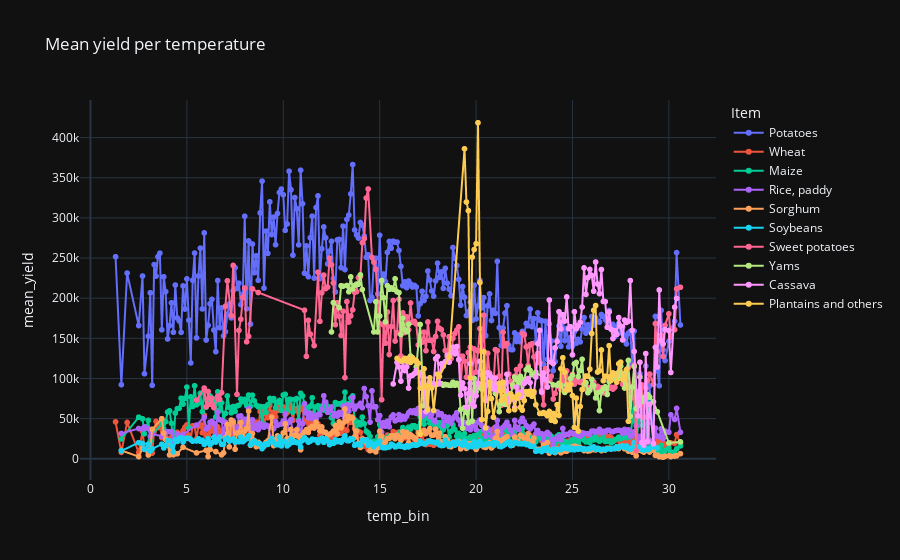

The code cell stored with this chart in its notebook:
### Code cell
temp_effect = (
    df
    .groupby(["temp_bin", "Item"], as_index=False)
    .agg(mean_yield=("hg/ha_yield", "mean"))
)

px.line(
    temp_effect,
    x="temp_bin",
    y="mean_yield",
    color="Item",
    markers=True,
    title="Mean yield per temperature",
    template="plotly_dark"
)

### Figure 1 — Plotly figure (JSON) as saved in the notebook; plotly's stock layout.template omitted (floating-point values rounded to 4 significant figures; data arrays with more than 128 entries replaced by an {"elided": "..."} marker saying what was removed)
{"data": [{"hovertemplate": "Item=Potatoes<br>temp_bin=%{x}<br>mean_yield=%{y}<extra></extra>", "legendgroup": "Potatoes", "line": {"color": "#636efa", "dash": "solid"}, "marker": {"symbol": "circle"}, "mode": "lines+markers", "name": "Potatoes", "showlegend": true, "type": "scattergl", "x": {"elided": "279 float values"}, "xaxis": "x", "y": {"elided": "279 float values"}, "yaxis": "y"}, {"hovertemplate": "Item=Wheat<br>temp_bin=%{x}<br>mean_yield=%{y}<extra></extra>", "legendgroup": "Wheat", "line": {"color": "#EF553B", "dash": "solid"}, "marker": {"symbol": "circle"}, "mode": "lines+markers", "name": "Wheat", "showlegend": true, "type": "scattergl", "x": {"elided": "278 float values"}, "xaxis": "x", "y": {"elided": "278 float values"}, "yaxis": "y"}, {"hovertemplate": "Item=Maize<br>temp_bin=%{x}<br>mean_yield=%{y}<extra></extra>", "legendgroup": "Maize", "line": {"color": "#00cc96", "dash": "solid"}, "marker": {"symbol": "circle"}, "mode": "lines+markers", "name": "Maize", "showlegend": true, "type": "scattergl", "x": {"elided": "273 float values"}, "xaxis": "x", "y": {"elided": "273 float values"}, "yaxis": "y"}, {"hovertemplate": "Item=Rice, paddy<br>temp_bin=%{x}<br>mean_yield=%{y}<extra></extra>", "legendgroup": "Rice, paddy", "line": {"color": "#ab63fa", "dash": "solid"}, "marker": {"symbol": "circle"}, "mode": "lines+markers", "name": "Rice, paddy", "showlegend": true, "type": "scattergl", "x": {"elided": "259 float values"}, "xaxis": "x", "y": {"elided": "259 float values"}, "yaxis": "y"}, {"hovertemplate": "Item=Sorghum<br>temp_bin=%{x}<br>mean_yield=%{y}<extra></extra>", "legendgroup": "Sorghum", "line": {"color": "#FFA15A", "dash": "solid"}, "marker": {"symbol": "circle"}, "mode": "lines+markers", "name": "Sorghum", "showlegend": true, "type": "scattergl", "x": {"elided": "254 float values"}, "xaxis": "x", "y": {"elided": "254 float values"}, "yaxis": "y"}, {"hovertemplate": "Item=Soybeans<br>temp_bin=%{x}<br>mean_yield=%{y}<extra></extra>", "legendgroup": "Soybeans", "line": {"color": "#19d3f3", "dash": "solid"}, "marker": {"symbol": "circle"}, "mode": "lines+markers", "name": "Soybeans", "showlegend": true, "type": "scattergl", "x": {"elided": "261 float values"}, "xaxis": "x", "y": {"elided": "261 float values"}, "yaxis": "y"}, {"hovertemplate": "Item=Sweet potatoes<br>temp_bin=%{x}<br>mean_yield=%{y}<extra></extra>", "legendgroup": "Sweet potatoes", "line": {"color": "#FF6692", "dash": "solid"}, "marker": {"symbol": "circle"}, "mode": "lines+markers", "name": "Sweet potatoes", "showlegend": true, "type": "scattergl", "x": {"elided": "212 float values"}, "xaxis": "x", "y": {"elided": "212 float values"}, "yaxis": "y"}, {"hovertemplate": "Item=Yams<br>temp_bin=%{x}<br>mean_yield=%{y}<extra></extra>", "legendgroup": "Yams", "line": {"color": "#B6E880", "dash": "solid"}, "marker": {"symbol": "circle"}, "mode": "lines+markers", "name": "Yams", "showlegend": true, "type": "scattergl", "x": {"elided": "145 float values"}, "xaxis": "x", "y": {"elided": "145 float values"}, "yaxis": "y"}, {"hovertemplate": "Item=Cassava<br>temp_bin=%{x}<br>mean_yield=%{y}<extra></extra>", "legendgroup": "Cassava", "line": {"color": "#FF97FF", "dash": "solid"}, "marker": {"symbol": "circle"}, "mode": "lines+markers", "name": "Cassava", "showlegend": true, "type": "scattergl", "x": {"elided": "143 float values"}, "xaxis": "x", "y": {"elided": "143 float values"}, "yaxis": "y"}, {"hovertemplate": "Item=Plantains and others<br>temp_bin=%{x}<br>mean_yield=%{y}<extra></extra>", "legendgroup": "Plantains and others", "line": {"color": "#FECB52", "dash": "solid"}, "marker": {"symbol": "circle"}, "mode": "lines+markers", "name": "Plantains and others", "showlegend": true, "type": "scattergl", "x": [15.9, 16.1, 16.3, 16.4, 16.5, 16.6, 16.7, 16.8, 16.9, 17, 17.1, 17.2, 17.3, 17.4, 17.5, 17.6, 17.7, 17.8, 18, 18.1, 18.6, 19.4, 19.5, 19.6, 19.7, 19.8, 19.9, 20, 20.1, 20.2, 20.3, 20.4, 20.5, 20.6, 20.7, 20.8, 20.9, 21.2, 21.3, 21.4, 21.5, 21.7, 21.8, 21.9, 22, 22.1, 22.2, 22.3, 22.4, 22.5, 22.6, 22.7, 22.8, 22.9, 23, 23.1, 23.3, 23.4, 23.5, 23.6, 23.7, 23.8, 23.9, 24, 24.1, 24.2, 24.3, 24.4, 24.5, 24.6, 24.7, 24.8, 24.9, 25, 25.1, 25.2, 25.3, 25.4, 25.5, 25.7, 25.8, 25.9, 26, 26.1, 26.2, 26.3, 26.4, 26.5, 26.6, 26.7, 26.8, 26.9, 27, 27.1, 27.2, 27.3, 27.4, 27.5, 27.6, 27.7, 27.8, 27.9], "xaxis": "x", "y": [125000, 121739, 125000, 121600.0, 125500.0, 120000, 126000.0, 122281, 122195, 119000.0, 30460, 88070.0, 112100.0, 90900.0, 60942, 100900.0, 88150.0, 60204, 105298, 102600.0, 126878, 386101, 319761, 309000.0, 100966, 251100.0, 260600.0, 267829, 418505, 219449, 48810, 133600.0, 38480, 59190.0, 95405, 75000, 51799, 93936, 72330.0, 95410.0, 74830.0, 60021, 80650.0, 77280.0, 61200.0, 75350.0, 79710.0, 64100.0, 60570.0, 72560.0, 83660.0, 80600.0, 84230, 77813, 83753, 67354, 56503, 56499, 57630.0, 55961, 53544, 58999, 48000, 56410.0, 46500, 67360.0, 54000, 112214, 125800.0, 107700.0, 85420, 85820.0, 92600.0, 78770.0, 39070.0, 75560.0, 34500.0, 65110.0, 86280.0, 103100.0, 102700.0, 111656, 156093, 185000.0, 190800.0, 108000.0, 109600.0, 135500.0, 97180.0, 102900.0, 102170, 140900.0, 97420.0, 106900.0, 104400.0, 95480.0, 118300.0, 120400.0, 98800.0, 102300.0, 111100.0, 46653], "yaxis": "y"}], "layout": {"legend": {"title": {"text": "Item"}, "tracegroupgap": 0}, "title": {"text": "Mean yield per temperature"}, "xaxis": {"anchor": "y", "domain": [0, 1], "title": {"text": "temp_bin"}}, "yaxis": {"anchor": "x", "domain": [0, 1], "title": {"text": "mean_yield"}}}}
